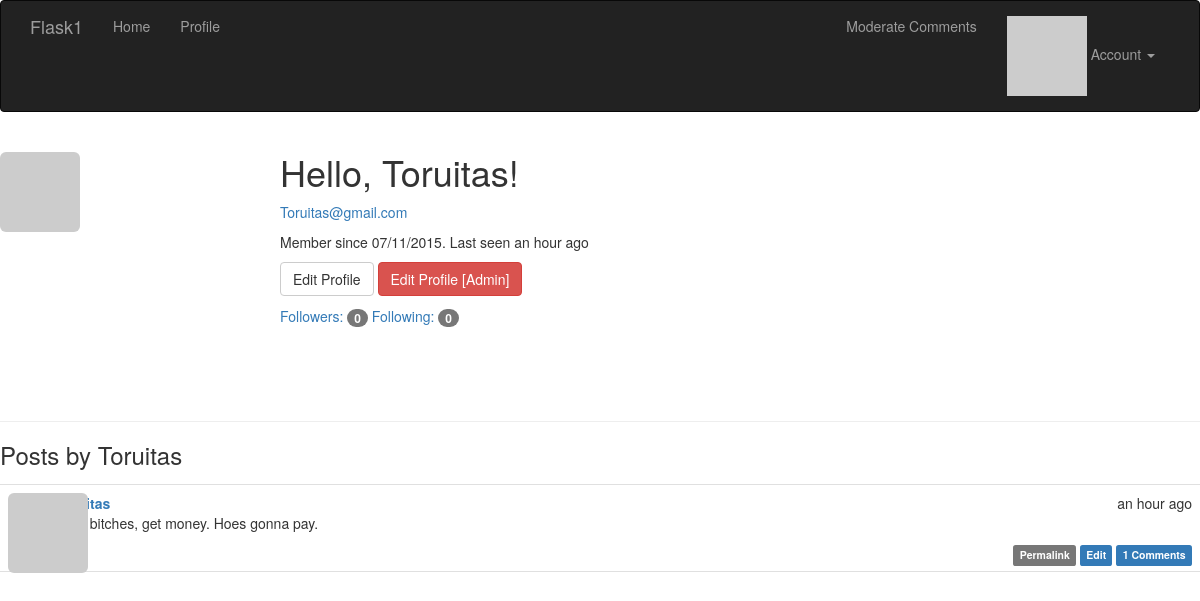
/user/Toruitas (signed in), run on the app's committed database.
### app/models.py (models this page shows, shortened)
class User(db.Model, UserMixin):
    __tablename__ = 'users'
    id = db.Column(db.Integer, primary_key=True)
    email = db.Column(db.String(64), unique=True, index=True)
    username = db.Column(db.String(64),unique=True, index=True)
    role_id = db.Column(db.Integer,db.ForeignKey('roles.id'))  # foreign key must match
    password_hash = db.Column(db.String(128))
    confirmed = db.Column(db.Boolean, default = False)
    name = db.Column(db.String(64))
    location = db.Column(db.String(64))
    about_me = db.Column(db.Text())
    member_since = db.Column(db.DateTime(),default=datetime.datetime.utcnow)
    last_seen = db.Column(db.DateTime(),default=datetime.datetime.utcnow)  # refresh this evrytime usr access site
    avatar_hash = db.Column(db.String(32))
    posts = db.relationship('Post', backref='author', lazy='dynamic')  # adds author attr to Posts
    followed = db.relationship('Follow',  # class relationship
                               foreign_keys = [Follow.follower_id],  # specify foreign key to use
                               backref = db.backref('follower', lazy='joined'),  # backrefs to Follow model.
                               lazy = 'dynamic',  # dynamic returns query objects rather than items directly, so
                               cascade = 'all, delete-orphan')  # how acts performed on a parent obj propogate to
    followers = db.relationship('Follow',
                                foreign_keys = [Follow.followed_id],
                                backref = db.backref('followed', lazy='joined'),
                                lazy='dynamic',
                                cascade = 'all, delete-orphan')
    comments = db.relationship('Comment', backref='author', lazy = 'dynamic')
    def gravatar(self, size=100, default='identicon', rating='g'):
        if request.is_secure:
            url = 'https://secure.gravatar.com/avatar'
        else:
            url = 'http://www.gravatar.com/avatar'
        hash = self.avatar_hash or hashlib.md5(self.email.encode('utf-8')).hexdigest()
        return '{url}/{hash}?s={size}&d={default}&r={rating}'.format(
            url=url, hash=hash, size=size, default=default, rating=rating
        )
    def ping(self):
        self.last_seen = datetime.datetime.utcnow()
        db.session.add(self)
    def can(self, permissions):
        return self.role is not None and (self.role.permissions & permissions) == permissions
    def is_administrator(self):
        return self.can(Permission.ADMINISTER)
    @property
    def password(self):
        """
        Trying to read password property will return this error, since original password can't be
        recovered once hashed
        :return:
        """
        raise AttributeError('password is not a readable attribute')

class Post(db.Model):
    __tablename__ = 'posts'
    id = db.Column(db.Integer, primary_key=True)
    body = db.Column(db.Text)
    timestamp = db.Column(db.DateTime, index=True, default=datetime.datetime.utcnow)
    author_id = db.Column(db.Integer, db.ForeignKey('users.id'))
    body_html = db.Column(db.Text)
    comments = db.relationship('Comment', backref='post', lazy='dynamic')

### app/main/views.py (the view)
@main.route('/user/<username>')
def user(username):
    user = User.query.filter_by(username=username).first()
    if user is None:
        abort(404)
    posts = user.posts.order_by(Post.timestamp.desc()).all()
    return render_template('user.html', user=user, posts=posts)

### app/auth/views.py (called while the page is built)
@auth.before_app_request  # intercepts request under these conditions
def before_request():
    if current_user.is_authenticated():
        current_user.ping()
        if not current_user.confirmed and request.endpoint[:5] != 'auth.' and request.endpoint != 'static':
            return redirect(url_for('auth.unconfirmed'))

### app/main/__init__.py (called while the page is built)
@main.app_context_processor
def inject_permissions():
    return dict(Permission = Permission)

### app/main/views.py (called while the page is built, shortened)
@main.after_app_request
def after_request(response):
    return response

### app/models.py (called while the page is built)
@login_manager.user_loader
def load_user(user_id):
    return User.query.get(int(user_id))

### app/templates/user.html (shortened to what this page needs)
{%  extends "base.html" %}
{% block content %}
<div class="page-header">
    <div>
        <img class="img-rounded profile-thumbnail" src="{{ user.gravatar(size=256) }}">
    </div>
    <div class="profile-header">
        <h1>Hello, {{ current_user.username }}!</h1>
        {% if current_user.is_administrator() %}
        <p><a href="mailto:{{ user.email }}">{{ user.email }}</a></p>
        {% endif %}
        <p>
            Member since {{ moment(user.member_since).format('L') }}.
            Last seen {{ moment(user.last_seen).fromNow() }}
        </p>
        <p>
            {% if current_user == user %}
            <a class="btn btn-default" href="{{ url_for('.edit_profile') }}">
                Edit Profile
            </a>
            {% endif %}
            {% if current_user.is_administrator() %}
            <a class="btn btn-danger" href="{{ url_for('.edit_profile_admin', id=user.id) }}">Edit Profile [Admin]</a>
            {% endif %}
        </p>
        <p>
            <a href="{{ url_for('.followers', username=user.username) }}">Followers: <span class="badge">{{ user.followers.count() - 1 }}</span></a>
            <a href="{{ url_for('.followed_by', username=user.username) }}">Following: <span class="badge">{{ user.followed.count() - 1 }}</span></a>
        </p>
    </div>
</div>
    <h3>Posts by {{ user.username }}</h3>
    {% include '_posts.html' %}
{% endblock %}

### app/templates/_posts.html (shortened to what this page needs)
<ul class="posts">
    {% for post in posts %}
    <li class="post">
        <div class="profile-thumbnail">
            <a href="{{ url_for('.user', username=post.author.username) }}">
                <img class="img-rounded profile-thumbnail" src="{{ post.author.gravatar(size=40) }}">
            </a>
        </div>
        <div class="post-content">
            <div class="post-date">{{ moment(post.timestamp).fromNow() }}</div>
            <div class="post-author">
                <a href="{{ url_for('.user', username=post.author.username) }}">
                </a>
            </div>
            <div class="post-body">
                {% if post.body_html %}
                    {{ post.body_html | safe }}
                {% else %}
                    {{ post.body }}
                {% endif %}
            </div>
            <div class="post-footer">
                <a href="{{ url_for('.post',id=post.id) }}">
                    <span class="label label-default">Permalink</span>
                </a>
                {% if current_user == post.author %}
                <a href="{{ url_for('.edit', id=post.id) }}">
                    <span class="label label-primary">Edit</span>
                </a>
                {% elif current_user.is_administrator() %}
                <a href="{{ url_for('.edit', id=post.id) }}">
                    <span class="label label-danger">Edit [Admin]</span>
                </a>
                {% endif %}
                <a href="{{ url_for('.post', id=post.id) }}#comments">
                    <span class="label label-primary">{{ post.comments.count() }} Comments</span>
                </a>
            </div>
        </div>
    </li>
    {% endfor %}
</ul>

### app/static/styles.css (style rules this page uses)
.profile-thumbnail { position: absolute; }
.profile-header { min-height: 260px; margin-left: 280px; }
ul.posts { list-style-type: none; padding: 0px; margin: 16px 0px 0px 0px; border-top: 1px solid #e0e0e0; }
ul.posts li.post { padding: 8px; border-bottom: 1px solid #e0e0e0; }
div.post-date { float: right; }
div.post-author { font-weight: bold; }
div.post-content { margin-left: 48px; min-height: 48px; }
div.post-footer { text-align: right; }

### data on the page
User: username "Toruitas", email "Toruitas@gmail.com", member_since "07/11/2015", last_seen "an hour ago"
Post: timestamp "an hour ago", body_html "Fuck bitches, get money. Hoes gonna pay.", comments.count "1"

### other printed values
{{ user.followers.count() - 1 }} "0"
{{ user.followed.count() - 1 }} "0"
